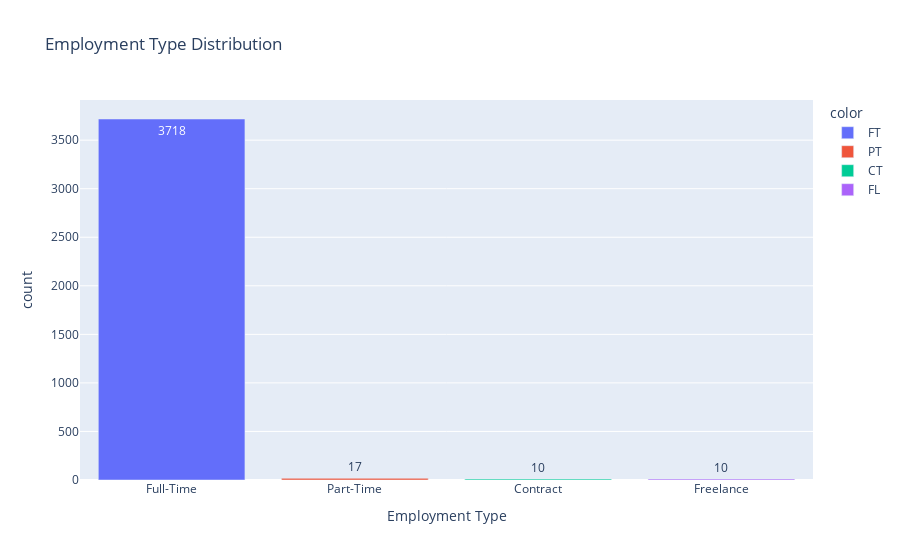

Notebook code cell kept with this figure:
### Markdown cell above
There are 4 employment types here : 


*   PT : Part-time

*   FT : Full-time

*   CT : Contract

*   FL : Freelance

### Code cell
group = df['employment_type'].value_counts()
emp_type = ['Full-Time', 'Part-Time', 'Contract', 'Freelance']

fig = px.bar(x = emp_type, y = group.values, 
       color = group.index, text = group.values, 
       title = 'Employment Type Distribution')

fig.update_layout( xaxis_title = "Employment Type", yaxis_title = "count")
fig.show()

### Figure 1 — Plotly figure (JSON) as saved in the notebook; plotly's stock layout.template omitted (floating-point values rounded to 4 significant figures)
{"data": [{"alignmentgroup": "True", "hovertemplate": "color=FT<br>x=%{x}<br>y=%{y}<br>text=%{text}<extra></extra>", "legendgroup": "FT", "marker": {"color": "#636efa", "pattern": {"shape": ""}}, "name": "FT", "offsetgroup": "FT", "orientation": "v", "showlegend": true, "text": [3718], "textposition": "auto", "type": "bar", "x": ["Full-Time"], "xaxis": "x", "y": [3718], "yaxis": "y"}, {"alignmentgroup": "True", "hovertemplate": "color=PT<br>x=%{x}<br>y=%{y}<br>text=%{text}<extra></extra>", "legendgroup": "PT", "marker": {"color": "#EF553B", "pattern": {"shape": ""}}, "name": "PT", "offsetgroup": "PT", "orientation": "v", "showlegend": true, "text": [17], "textposition": "auto", "type": "bar", "x": ["Part-Time"], "xaxis": "x", "y": [17], "yaxis": "y"}, {"alignmentgroup": "True", "hovertemplate": "color=CT<br>x=%{x}<br>y=%{y}<br>text=%{text}<extra></extra>", "legendgroup": "CT", "marker": {"color": "#00cc96", "pattern": {"shape": ""}}, "name": "CT", "offsetgroup": "CT", "orientation": "v", "showlegend": true, "text": [10], "textposition": "auto", "type": "bar", "x": ["Contract"], "xaxis": "x", "y": [10], "yaxis": "y"}, {"alignmentgroup": "True", "hovertemplate": "color=FL<br>x=%{x}<br>y=%{y}<br>text=%{text}<extra></extra>", "legendgroup": "FL", "marker": {"color": "#ab63fa", "pattern": {"shape": ""}}, "name": "FL", "offsetgroup": "FL", "orientation": "v", "showlegend": true, "text": [10], "textposition": "auto", "type": "bar", "x": ["Freelance"], "xaxis": "x", "y": [10], "yaxis": "y"}], "layout": {"barmode": "relative", "legend": {"title": {"text": "color"}, "tracegroupgap": 0}, "title": {"text": "Employment Type Distribution"}, "xaxis": {"anchor": "y", "domain": [0, 1], "title": {"text": "Employment Type"}}, "yaxis": {"anchor": "x", "domain": [0, 1], "title": {"text": "count"}}}}
